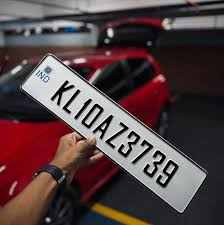
#> input picture tutorials/supervison/KL10AZ3739.png, 224 x 225 px
$ python perspective.py
#> lines starting #> are read from the running program, lines starting #| are printed output that depends on the picture; after the words box and inside, x2 and y2 are one past the last pixel; in counts of white or black regions, pixels touching at a corner belong together
import  cv2
import numpy as np
from pathlib import Path

image_paths = [
    # "88B888.png",
    "KL10AZ3739.png"
]

def load_image(path):
    image = cv2.imread(path)
    return image

def load_all_images()->list[np.ndarray]:
    images = []
    base_dir:Path = Path(__file__).parent

    for path in image_paths:
        path = base_dir / path
        images.append(load_image(path))
#> in load_image, image is the input picture: shape (225, 224, 3); mean B, G, R 68.2, 66.6, 85.1
    return images

# [36 lines left out: functions order_points, four_point_transform, not called in this run]


def select_points(image: np.ndarray, window_name: str = "Select 4 corners") -> np.ndarray:
    points: list[list[int]] = []
    preview = image.copy()

    # [5 lines left out: function handle_click, not called in this run]

    cv2.imshow(window_name, preview)
    cv2.setMouseCallback(window_name, handle_click)

    while True:
        key = cv2.waitKey(1) & 0xFF
        if len(points) >= 4 or key == ord("q"):
            break

    cv2.destroyWindow(window_name)
    return np.array(points, dtype="float32")


def detect_plate_corners(image: np.ndarray) -> np.ndarray | None:
    gray = cv2.cvtColor(image, cv2.COLOR_BGR2GRAY)
    blurred = cv2.bilateralFilter(gray, 11, 17, 17)
    edges = cv2.Canny(blurred, 50, 200)

    contours, _ = cv2.findContours(edges, cv2.RETR_LIST, cv2.CHAIN_APPROX_SIMPLE)
    contours = sorted(contours, key=cv2.contourArea, reverse=True)[:20]
    image_area = image.shape[0] * image.shape[1]

    for contour in contours:
        perimeter = cv2.arcLength(contour, True)
        approx = cv2.approxPolyDP(contour, 0.02 * perimeter, True)
        if len(approx) != 4:
            continue

        area = cv2.contourArea(approx)
        if area < image_area * 0.01:
            continue

        x, y, w, h = cv2.boundingRect(approx)
        aspect_ratio = w / float(h)
        if 2.0 <= aspect_ratio <= 6.5:
            return approx.reshape(4, 2)

    return None


# [4 lines left out: function enhance_plate, not called in this run]

def executor():
    images = load_all_images()
#> images = 1 item

    if not images or images[0] is None:
        print("Error: Could not load images")
        return

    image = images[0]
    height, width = image.shape[:2]
#> height = 225; width = 224
    print(f"Image shape: {image.shape}")
#| Image shape: (225, 224, 3)

    plate_points = detect_plate_corners(image)
#> in detect_plate_corners, `gray = cv2.cvtColor(image, cv2.COLOR_BGR2GRAY)`:
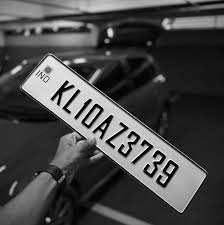
#> gray: shape (225, 224); min 0, max 255, mean 72.3
#> in detect_plate_corners, `edges = cv2.Canny(blurred, 50, 200)`:
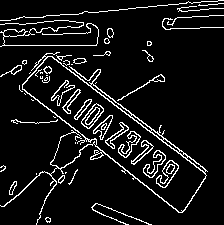
#> edges: shape (225, 224); 8.5% white in thin lines or dots
#> in detect_plate_corners, `contours, _ = cv2.findContours(edges, cv2.RETR_LIST, cv2.CHAIN_APPROX_..`: contours = 95 contours, 44 with area under 20; largest, box (x1, y1, x2, y2) and area: (0, 52, 208, 225) 9754, (22, 56, 207, 213) 8824, (81, 103, 104, 129) 281, (156, 160, 179, 188) 274, (81, 103, 104, 129) 245
#> in detect_plate_corners, `contours = sorted(contours, key=cv2.contourArea, reverse=True)[:20]`: contours = 20 contours; largest, box (x1, y1, x2, y2) and area: (0, 52, 208, 225) 9754, (22, 56, 207, 213) 8824, (81, 103, 104, 129) 281, (156, 160, 179, 188) 274, (81, 103, 104, 129) 245
#> the loop in detect_plate_corners, `for contour in contours:` made 20 passes
#> perimeter on passes 1, 3, 4, 6, 7, 8, 9, 10, 11, 12, 13, 14: 1447.6, 71.74, 101.6, 99.3, 119.4, 123.5, 76.67, 117.1, 800.9, 73.5, 88.81, 85.05
#> (perimeter, approx, area, x, y, w, h, aspect_ratio) on pass 2: (517.2, [[48, 56], [206, 175], [181, 212], [22, 88]], 8566.5, 22, 56, 185, 157, 1.18)
    if plate_points is None:
        print("Automatic detection failed. Click 4 corners of the number plate, then press 'q'.")
        plate_points = select_points(image)
#> (key q is pressed here)
#> plate_points = empty array

    if plate_points is None or plate_points.shape[0] != 4:
        print("Error: Please select exactly 4 points.")
        return

    transformed = four_point_transform(image, plate_points)
    transformed = cv2.resize(
        transformed,
        None,
        fx=2.0,
        fy=2.0,
        interpolation=cv2.INTER_CUBIC,
    )
    # enhanced = enhance_plate(transformed)

    # Display the original and transformed images
    cv2.imshow("Original Image", image)
    cv2.imshow("Transformed Image", transformed)
    # cv2.imshow("Enhanced Plate", enhanced)

    print("Press any key to close the windows...")
    cv2.waitKey(0)
    cv2.destroyAllWindows()

    # Optionally save the transformed image
    output_path = Path(__file__).parent / "transformed_output.png"
    # cv2.imwrite(str(output_path), enhanced)
    print(f"Transformed image saved to: {output_path}")

if __name__ == "__main__":
    print("Perspective Transform")
    executor()

$ run again, with tutorials/supervison/88B888.png copied over tutorials/supervison/KL10AZ3739.png
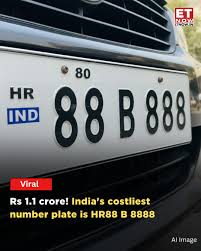
#> input picture tutorials/supervison/88B888.png, 201 x 251 px
#> in load_image, image is the input picture: shape (251, 201, 3); mean B, G, R 90.1, 89.4, 87.6
#> images = 1 item
#| Image shape: (251, 201, 3)
#> in detect_plate_corners, `gray = cv2.cvtColor(image, cv2.COLOR_BGR2GRAY)`:
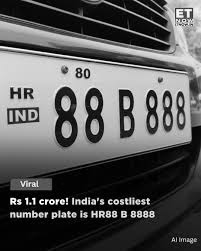
#> gray: shape (251, 201); min 0, max 255, mean 89
#> in detect_plate_corners, `edges = cv2.Canny(blurred, 50, 200)`:
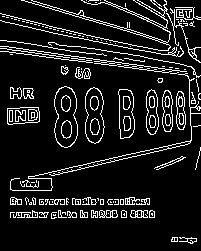
#> edges: shape (251, 201); 11.1% white in thin lines or dots
#> in detect_plate_corners, `contours, _ = cv2.findContours(edges, cv2.RETR_LIST, cv2.CHAIN_APPROX_..`: contours = 272 contours, 175 with area under 20; largest, box (x1, y1, x2, y2) and area: (54, 86, 78, 148) 1138, (54, 86, 78, 148) 1116, (85, 87, 105, 144) 848, (85, 87, 105, 144) 832, (118, 89, 135, 139) 649
#> in detect_plate_corners, `contours = sorted(contours, key=cv2.contourArea, reverse=True)[:20]`: contours = 20 contours; largest, box (x1, y1, x2, y2) and area: (54, 86, 78, 148) 1138, (54, 86, 78, 148) 1116, (85, 87, 105, 144) 848, (85, 87, 105, 144) 832, (118, 89, 135, 139) 649
#> the loop in detect_plate_corners, `for contour in contours:` made 20 passes
#> perimeter on passes 1, 2, 3, 4, 5, 6, 9, 10: 155.6, 153.3, 139.2, 136.8, 123.5, 121.1, 106.5, 104.2
#> plate_points = empty array

$ run again, with tutorials/supervison/WB06F5977.png copied over tutorials/supervison/KL10AZ3739.png
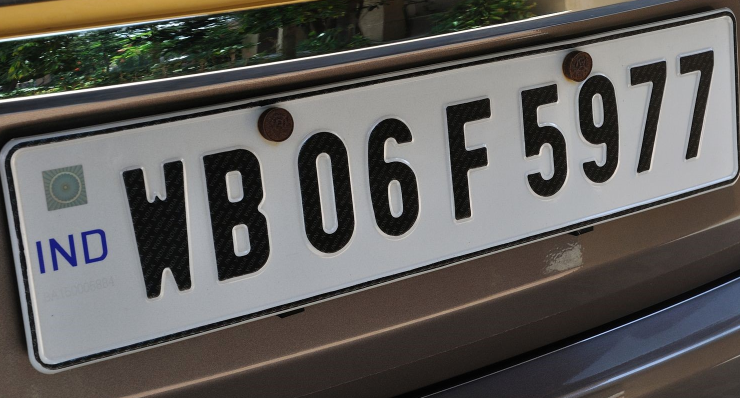
#> input picture tutorials/supervison/WB06F5977.png, 1480 x 796 px (shown at 1/2 size)
#> in load_image, image is the input picture: shape (796, 1480, 3); mean B, G, R 90.6, 93.6, 96
#> images = 1 item
#| Image shape: (796, 1480, 3)
#> in detect_plate_corners, `gray = cv2.cvtColor(image, cv2.COLOR_BGR2GRAY)`:
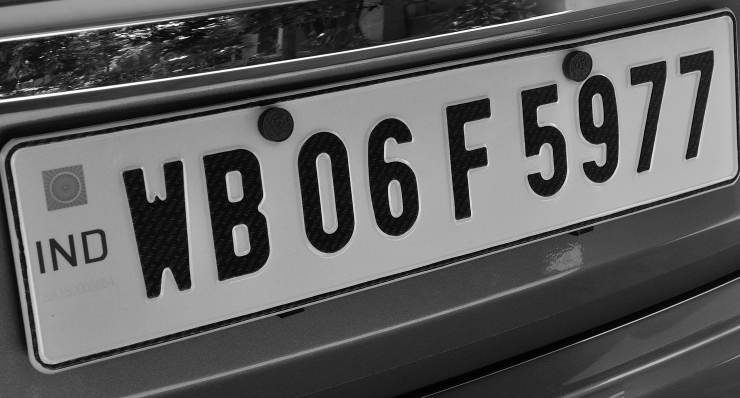
#> gray: shape (796, 1480) (shown at 1/2 size); min 0, max 255, mean 94
#> in detect_plate_corners, `edges = cv2.Canny(blurred, 50, 200)`:
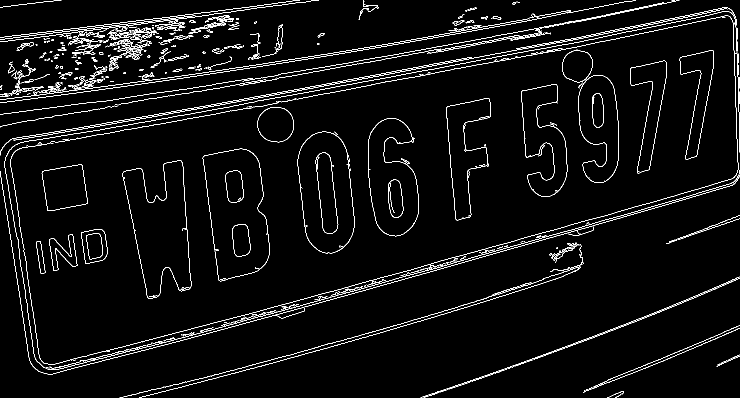
#> edges: shape (796, 1480) (shown at 1/2 size); 3.6% white in thin lines or dots
#> in detect_plate_corners, `contours, _ = cv2.findContours(edges, cv2.RETR_LIST, cv2.CHAIN_APPROX_..`: contours = 734 contours, 632 with area under 20; largest, box (x1, y1, x2, y2) and area: (405, 297, 540, 563) 26360, (405, 297, 540, 563) 26296, (245, 321, 383, 598) 22870, (245, 321, 383, 598) 22804, (595, 263, 709, 507) 21792
#> in detect_plate_corners, `contours = sorted(contours, key=cv2.contourArea, reverse=True)[:20]`: contours = 20 contours; largest, box (x1, y1, x2, y2) and area: (405, 297, 540, 563) 26360, (405, 297, 540, 563) 26296, (245, 321, 383, 598) 22870, (245, 321, 383, 598) 22804, (595, 263, 709, 507) 21792
#> the loop in detect_plate_corners, `for contour in contours:` made 20 passes
#> perimeter on passes 1 to 8: 730.3, 804.5, 982.9, 1025.8, 622.6, 672.6, 740.3, 713.4
#> plate_points = empty array
